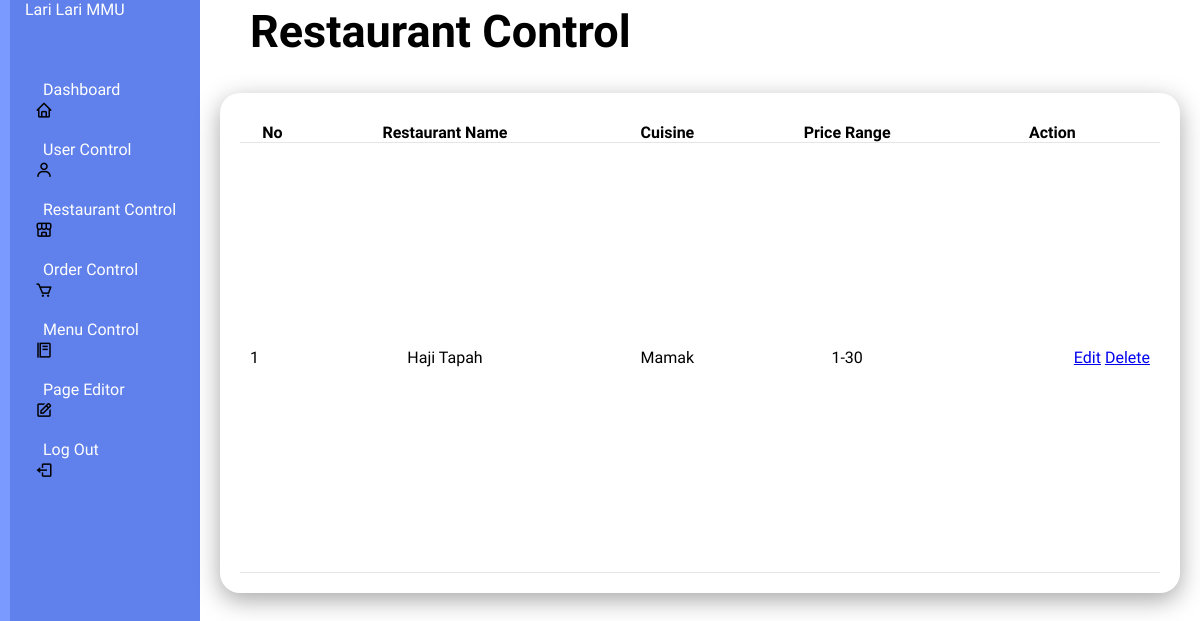
Before: /restaurantcontrol with the older database file.
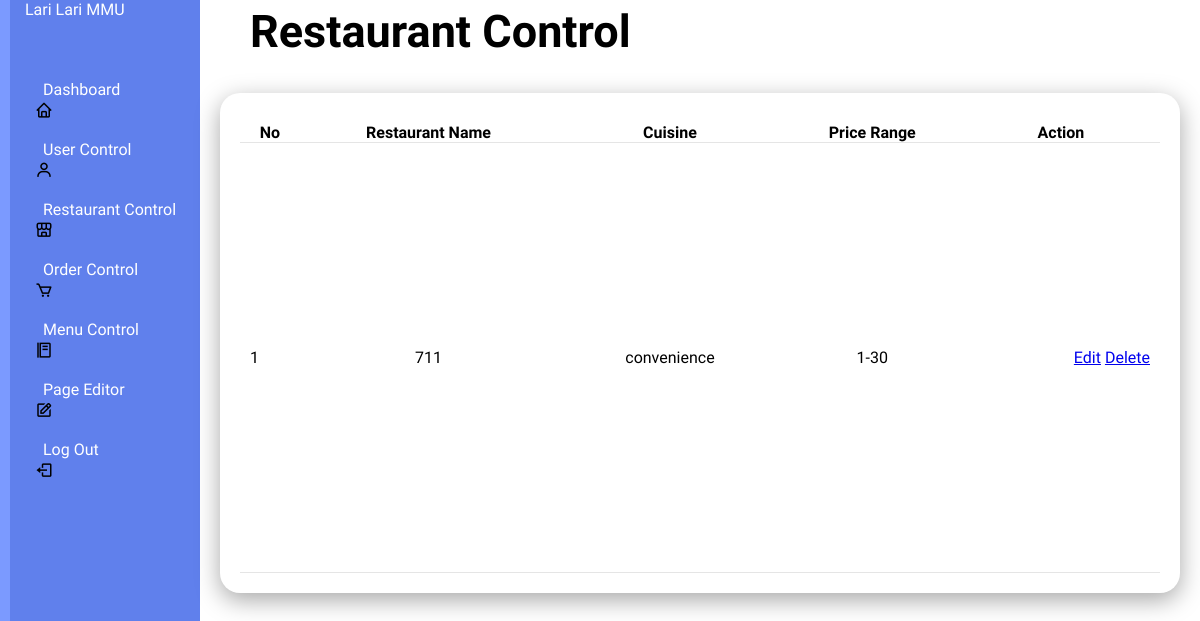
After: the same page with the newer database file.
### tables this page shows
CREATE TABLE restaurants (
                id INTEGER PRIMARY KEY AUTOINCREMENT,
                name TEXT NOT NULL UNIQUE,
                cuisine TEXT NOT NULL,
                price_range TEXT NOT NULL,
                delivery_time INTEGER NOT NULL,
                owner_username TEXT NOT NULL,
                FOREIGN KEY (owner_username) REFERENCES users(username)
            );

### app.py (the view)
@app.route('/restaurantcontrol', methods=['GET'])
def restaurantcontrol():
    conn = get_db_connection()
    cursor = conn.cursor()
    query = """
        SELECT id, name, cuisine, price_range
        FROM restaurants
    """
    cursor.execute(query)
    restaurants = cursor.fetchall()
    conn.close()
    return render_template('restaurantcontrol.html', restaurants=restaurants)

### app.py (called while the page is built)
def get_db_connection():
    con = sqlite3.connect("database.db")
    con.row_factory = sqlite3.Row
    return con

### templates/restaurantcontrol.html (shortened to what this page needs)
<!DOCTYPE html>
<html lang="en">
<head>
    <link rel="stylesheet" type="text/css" href="../static/style(admin2).css">
    <link rel="stylesheet" href="https://unpkg.com/boxicons@latest/css/boxicons.min.css">
        <link href="https://cdn.jsdelivr.net/npm/remixicon@4.3.0/fonts/remixicon.css" rel="stylesheet"/>
        <link rel="stylesheet" href="https://unpkg.com/aos@next/dist/aos.css" />
</head>
</head>
<body>
    <div class="admincontainer">
        <div class="navbar">
            <ul>
                <li><a href="#">Lari Lari MMU</a></li>
                <li><i class='bx bx-home'></i><a href="/admin">Dashboard</a></li>
                <li><i class='bx bx-user'></i><a href="/usercontrol">User Control</a></li>
                <li><i class='bx bx-store-alt'></i><a href="/restaurantcontrol">Restaurant Control</a></li>
                <li><i class='bx bx-cart'></i><a href="/ordercontrol">Order Control</a></li>
                <li><i class='bx bx-food-menu'></i><a href="/menucontrol">Menu Control</a></li>
                <li><i class='bx bx-edit'></i><a href="/pageEditor">Page Editor</a></li>
                <li><i class='bx bx-log-out'></i><a href="/logout">Log Out</a></li>
            </ul>
        </div>
    </div>
    <div class="admin-main">
        <div class="admin-header">
            <h2>Restaurant Control</h2>
        </div>
        <div class="admin-table">
            <div class="table-body">
                <table>
                    <thead>
                        <tr>
                            <th>No</th>
                            <th>Restaurant Name</th>
                            <th>Cuisine</th>
                            <th>Price Range</th>
                            <th>Action</th>
                        </tr>
                    </thead>
                    <tbody>
                        {% for restaurant in restaurants %}
                        <tr>
                            <td>{{ loop.index }}</td>
                            <td>{{ restaurant.name }}</td>
                            <td>{{ restaurant.cuisine }}</td>
                            <td>{{ restaurant.price_range }}</td>
                            <td class="actions">
                                <a href="{{ url_for('edit_restaurant', restaurant_id=restaurant.id) }}">Edit</a>
                                <a href="{{ url_for('delete_restaurant', restaurant_id=restaurant.id) }}" onclick="return confirm('Are you sure you want to delete this restaurant?')">Delete</a>
                            </td>
                        </tr>
                        {% endfor %}
                    </tbody>
                </table>
            </div>
        </div>
    </div>
</body>
</html>

Changed rows visible on the page:
changed restaurants: name "Haji Tapah" → "711"; cuisine "Mamak" → "convenience"
